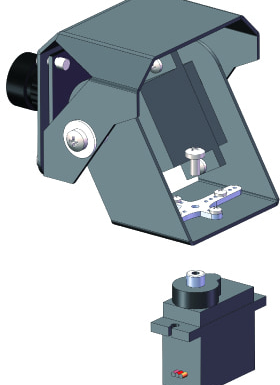
#> input picture write_up/figures/camera_gimbal_cropped.png, 280 x 385 px, found by its file name
$ python build_slide_11.py
#> lines starting #> are read from the running program, lines starting #| are printed output that depends on the picture
#!/usr/bin/env python3
"""
build_slide_11.py — Formal Academic Slide 11 (Human Motion Prediction & Supervisory Control)
- 100% plain English, conversational and un-grillable.
- Left column: 6 structured points covering:
  1. Anticipating User Steps (LSTM path predictor, 1.0s history -> 0.5s forecast)
  2. Motorized Camera Tracking (2-DOF pan-tilt gimbal, active person centering)
  3. Central Software Brain (brain_node 5-state supervisory manager)
  4. Preventing Accidental Starts (5-frame temporal consensus filter)
  5. Safe Distance Buffer (0.8m to 1.5m following buffer, stop on approach)
  6. Instant Laser Safety Override (twist_mux priority preemption, 0.36m halt in 5ms)
- Right column:
  - Top: AI Human Motion Prediction plot (lstm_path_prediction_clean.png)
  - Bottom-Left: 2-Axis Motorized Camera Head (camera_gimbal_framed.jpg)
  - Bottom-Right: Supervisory Safety Interlocks callout block
- Ample clearance (>0.65" above footer bar at Y = 6.75", bottom <= 6.08").
- Dignified GCTU palette: Navy (#002060), Gold (#B8860B), Slate Charcoal (#334155).
"""

import os
import pptx
from pptx.util import Inches, Pt
from pptx.dml.color import RGBColor
from pptx.enum.text import PP_ALIGN
from PIL import Image, ImageOps

PPTX_PATH = "write_up/Project Final Defense Slides_FINAL.pptx"
LSTM_IMG = "write_up/figures/lstm_path_prediction_clean.png"
GIMBAL_SRC = "write_up/figures/camera_gimbal_cropped.png"
GIMBAL_IMG = "write_up/figures/camera_gimbal_framed.jpg"

def prepare_images():
    """Frames the gimbal image cleanly with subtle border and white background."""
    if os.path.exists(GIMBAL_SRC):
        im_gimbal = Image.open(GIMBAL_SRC)
#> im_gimbal is the input picture: PIL image 280x385 RGB; mean R, G, B 172.9, 181.2, 186.2
        if im_gimbal.mode != "RGB":
            bg = Image.new("RGB", im_gimbal.size, (255, 255, 255))
            if "A" in im_gimbal.mode:
                bg.paste(im_gimbal, mask=im_gimbal.split()[-1])
            else:
                bg.paste(im_gimbal)
            im_gimbal = bg
        b_gimbal = ImageOps.expand(im_gimbal, border=2, fill=(203, 213, 225))
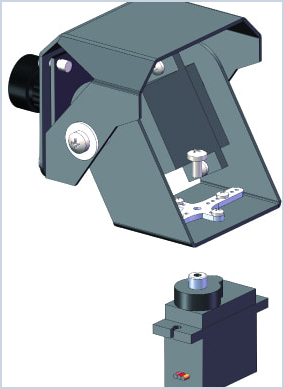
#> b_gimbal: PIL image 284x389 RGB; mean R, G, B 173.6, 182, 187.2
        b_gimbal.save(GIMBAL_IMG, quality=95)
        print("Prepared framed camera gimbal image.")

def set_para(p, text, font_name="Calisto MT", size_pt=14, bold=False, italic=False, color_rgb=None, space_before_pt=0, space_after_pt=2, line_spacing=1.14, align=PP_ALIGN.LEFT):
    p.text = text
    p.font.name = font_name
    p.font.size = Pt(size_pt)
    p.font.bold = bold
    p.font.italic = italic
    p.space_before = Pt(space_before_pt)
    p.space_after = Pt(space_after_pt)
    p.line_spacing = line_spacing
    if color_rgb:
        p.font.color.rgb = color_rgb
    p.alignment = align

def main():
    prepare_images()
    prs = pptx.Presentation(PPTX_PATH)

    if len(prs.slides) < 11:
        slide = prs.slides.add_slide(prs.slide_layouts[1])
    else:
        slide = prs.slides[10]

    # Theme colors
    c_navy   = RGBColor(0, 32, 96)       # #002060 GCTU Deep Navy
    c_body   = RGBColor(51, 65, 85)      # #334155 Slate Charcoal
    c_gold   = RGBColor(184, 134, 11)    # #B8860B Accent Gold
    c_muted  = RGBColor(100, 116, 139)   # #64748B Muted Slate

    # 1. Slide Title (Single Line Fit at 24 pt Bold Navy)
    for shape in slide.shapes:
        if shape.name == "Title 1" and shape.has_text_frame:
            shape.left = Inches(0.66)
            shape.top = Inches(0.35)
            shape.width = Inches(12.00)
            shape.height = Inches(0.60)
            tf = shape.text_frame
            tf.clear()
            p = tf.paragraphs[0]
            set_para(p, "HUMAN MOTION PREDICTION & SUPERVISORY CONTROL", font_name="Calisto MT", size_pt=24, bold=True, color_rgb=c_navy, align=PP_ALIGN.CENTER)

        if shape.name == "Content Placeholder 2" and shape.has_text_frame:
            shape.text_frame.clear()

    # Clean existing custom shapes on Slide 11
    shapes_to_remove = [s for s in slide.shapes if s.name.startswith("Control_")]
    for s in shapes_to_remove:
        el = s._element
        el.getparent().remove(el)

    # 2. Section Subhead: Left-aligned Gold Eyebrow (Plain English)
    tx_sub = slide.shapes.add_textbox(Inches(0.85), Inches(1.05), Inches(11.63), Inches(0.25))
    tx_sub.name = "Control_Subhead"
    tf_sub = tx_sub.text_frame
    tf_sub.word_wrap = True
    tf_sub.margin_left = tf_sub.margin_right = tf_sub.margin_top = tf_sub.margin_bottom = 0
    p_sub = tf_sub.paragraphs[0]
    set_para(p_sub, "HOW THE ROBOT ANTICIPATES USER PATHS, TRACKS WITH ITS CAMERA, AND STAYS SAFE", font_name="Calisto MT", size_pt=11, bold=True, color_rgb=c_gold, align=PP_ALIGN.LEFT)

    # 3. Left Column: 6 Structured Control & Prediction Points in Pure Plain English (11 pt)
    tx_left = slide.shapes.add_textbox(Inches(0.85), Inches(1.38), Inches(5.85), Inches(4.70))
    tx_left.name = "Control_Points_Text"
    tf_left = tx_left.text_frame
    tf_left.word_wrap = True
    tf_left.margin_left = tf_left.margin_right = tf_left.margin_top = tf_left.margin_bottom = Inches(0.02)

    control_points = [
        ("Anticipating User Steps", "The robot tracks the person's walking path over the past 1 second (30 camera frames) and uses an AI model to predict where they will step 0.5 seconds ahead, preventing jerky turns or delayed following."),
        ("Motorized Camera Tracking", "A 2-axis motorized camera head pans left/right and tilts up/down automatically, keeping the interacting person centered in view even while the robot chassis is turning or braking."),
        ("Central Software Brain", "A master controller (brain_node) coordinates all actions through distinct operational stages: Standing By, Confirming Command, Driving, Following User, and Safety Stop."),
        ("Preventing Accidental Starts", "To stop accidental hand waves or brief gestures from moving the robot, every command must be held consistently for at least 5 camera frames before motors turn."),
        ("Safe Distance Buffer", "When following a walking user, the robot automatically stays between 0.8 and 1.5 meters away; if the person stops or steps closer than 0.8 meters, it halts immediately."),
        ("Reactive Laser Safety Override", "The 360° laser sensor constantly scans the surroundings; if an obstacle enters within 0.36 meters, motor power is preempted in 5 milliseconds, overriding all AI.")
    ]

    for idx, (tag, desc) in enumerate(control_points):
        p = tf_left.paragraphs[0] if idx == 0 else tf_left.add_paragraph()
        p.space_after = Pt(7 if idx < len(control_points) - 1 else 0)
        p.line_spacing = 1.15
        p.alignment = PP_ALIGN.LEFT

        r_tag = p.add_run()
        r_tag.text = f"• {tag}: "
        r_tag.font.name = "Calisto MT"
        r_tag.font.size = Pt(11)
        r_tag.font.bold = True
        r_tag.font.color.rgb = c_navy

        r_desc = p.add_run()
        r_desc.text = desc
        r_desc.font.name = "Calisto MT"
        r_desc.font.size = Pt(11)
        r_desc.font.bold = False
        r_desc.font.color.rgb = c_body

    # 4. Right Column Visuals
    # 4A. LSTM Path Prediction Plot (Top: Left: 6.95", Top: 1.38", Width: 5.50", Height: 2.05")
    if os.path.exists(LSTM_IMG):
        pic_lstm = slide.shapes.add_picture(
            LSTM_IMG,
            Inches(6.95), Inches(1.38),
            width=Inches(5.50), height=Inches(2.05)
        )
        pic_lstm.name = "Control_LSTM_Img"

        # Caption under LSTM plot (Top: 3.46", Height: 0.28")
        tx_lstm_cap = slide.shapes.add_textbox(Inches(6.95), Inches(3.46), Inches(5.50), Inches(0.28))
        tx_lstm_cap.name = "Control_LSTM_Cap"
        tf_lstm_cap = tx_lstm_cap.text_frame
        tf_lstm_cap.word_wrap = True
        tf_lstm_cap.margin_left = tf_lstm_cap.margin_right = tf_lstm_cap.margin_top = tf_lstm_cap.margin_bottom = 0
        p_lc = tf_lstm_cap.paragraphs[0]
        set_para(p_lc, "Figure 3.6: AI Human Motion Prediction (Blue = Past 1.0s Walk, Green = Actual Steps, Red = AI Forecast)", font_name="Calisto MT", size_pt=8.5, italic=True, color_rgb=c_muted, align=PP_ALIGN.CENTER)

    # 4B. 2-Axis Motorized Camera Gimbal (Bottom-Left of right half: Left: 6.95", Top: 3.82", Width: 2.30", Height: 1.75")
    if os.path.exists(GIMBAL_IMG):
        pic_gimbal = slide.shapes.add_picture(
            GIMBAL_IMG,
            Inches(6.95), Inches(3.82),
            width=Inches(2.30), height=Inches(1.75)
        )
        pic_gimbal.name = "Control_Gimbal_Img"

        # Caption under Gimbal (Top: 5.60", Height: 0.35")
        tx_gimbal_cap = slide.shapes.add_textbox(Inches(6.95), Inches(5.60), Inches(2.30), Inches(0.35))
        tx_gimbal_cap.name = "Control_Gimbal_Cap"
        tf_gimbal_cap = tx_gimbal_cap.text_frame
        tf_gimbal_cap.word_wrap = True
        tf_gimbal_cap.margin_left = tf_gimbal_cap.margin_right = tf_gimbal_cap.margin_top = tf_gimbal_cap.margin_bottom = 0
        p_gc = tf_gimbal_cap.paragraphs[0]
        set_para(p_gc, "Figure 3.7: 2-Axis Motorized Camera Head", font_name="Calisto MT", size_pt=8.5, italic=True, color_rgb=c_muted, align=PP_ALIGN.CENTER)

    # 4C. Summary Block of Supervisory Safety Interlocks (Bottom-Right of right half: Left: 9.45", Top: 3.82", Width: 3.00", Height: 2.15")
    tx_safety = slide.shapes.add_textbox(Inches(9.45), Inches(3.82), Inches(3.00), Inches(2.15))
    tx_safety.name = "Control_Safety_Text"
    tf_safety = tx_safety.text_frame
    tf_safety.word_wrap = True
    tf_safety.margin_left = tf_safety.margin_right = tf_safety.margin_top = tf_safety.margin_bottom = 0

    p_sh = tf_safety.paragraphs[0]
    set_para(p_sh, "SUPERVISORY SAFETY INTERLOCKS:", font_name="Calisto MT", size_pt=9.5, bold=True, color_rgb=c_gold, space_after_pt=3)

    safety_bullets = [
        ("4 Safe Modes", "Standby → Confirming → Driving → Safety Halt"),
        ("5-Frame Filter", "Requires 5 matching frames to stop accidental wave triggers"),
        ("Safe Gap (0.8m)", "Stops immediately if user approaches closer than 0.8 meters"),
        ("Emergency Safety Stop", "Laser barrier (< 0.36m) halts motors within 5 milliseconds")
    ]

    for s_idx, (s_tag, s_desc) in enumerate(safety_bullets):
        p_s = tf_safety.add_paragraph()
        p_s.space_after = Pt(2.5 if s_idx < len(safety_bullets) - 1 else 0)
        p_s.line_spacing = 1.12
        p_s.alignment = PP_ALIGN.LEFT

        r_st = p_s.add_run()
        r_st.text = f"• {s_tag}: "
        r_st.font.name = "Calisto MT"
        r_st.font.size = Pt(8.8)
        r_st.font.bold = True
        r_st.font.color.rgb = c_navy

        r_sd = p_s.add_run()
        r_sd.text = s_desc
        r_sd.font.name = "Calisto MT"
        r_sd.font.size = Pt(8.8)
        r_sd.font.bold = False
        r_sd.font.color.rgb = c_body

    prs.save(PPTX_PATH)
    print(f"Slide 11 successfully added and compiled in {PPTX_PATH}")

if __name__ == "__main__":
    main()
#> (the call stopped at in main, `prs = pptx.Presentation(PPTX_PATH)`: pptx is not available in this run)

$ run again, with write_up/figures/MLP_Confusion_Matrix.png copied over write_up/figures/camera_gimbal_cropped.png
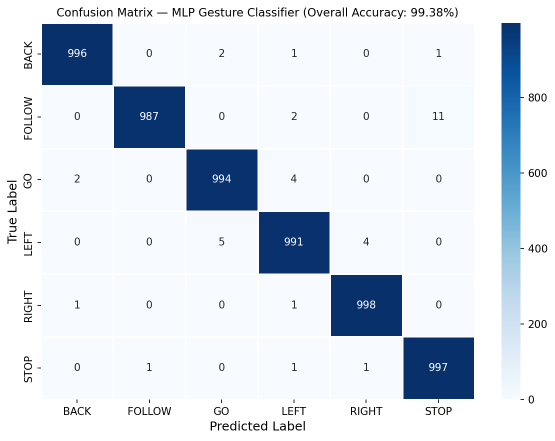
#> input picture write_up/figures/MLP_Confusion_Matrix.png, 1110 x 881 px, found by its file name (shown at 1/2 size)
#> in prepare_images, im_gimbal is the input picture: PIL image 1110x881 RGBA; mean R, G, B, A 217.7, 225.5, 235.1, 255
#> in prepare_images, `b_gimbal = ImageOps.expand(im_gimbal, border=2, fill=(203, 213, 225))`:
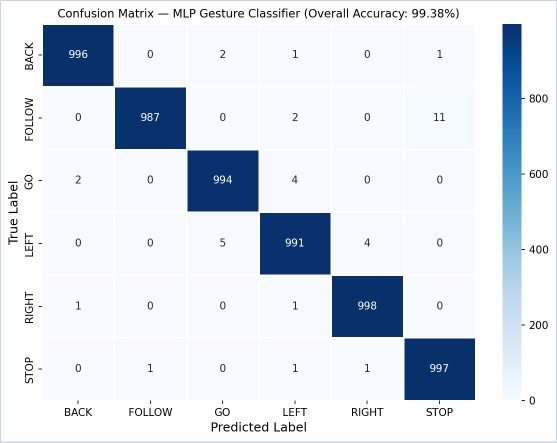
#> b_gimbal: PIL image 1114x885 RGB (shown at 1/2 size); mean R, G, B 217.5, 225.4, 235

$ run again, with write_up/figures/camera_gimbal.png copied over write_up/figures/camera_gimbal_cropped.png
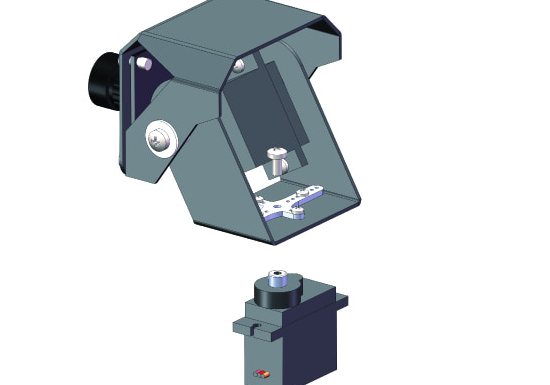
#> input picture write_up/figures/camera_gimbal.png, 550 x 385 px, found by its file name
#> in prepare_images, im_gimbal is the input picture: PIL image 550x385 RGB; mean R, G, B 213.2, 217.4, 220
#> in prepare_images, `b_gimbal = ImageOps.expand(im_gimbal, border=2, fill=(203, 213, 225))`:
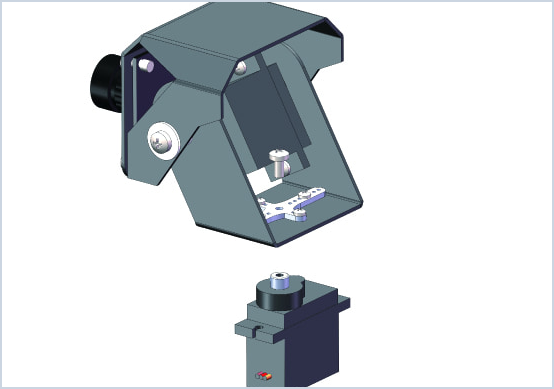
#> b_gimbal: PIL image 554x389 RGB; mean R, G, B 213, 217.4, 220.1
